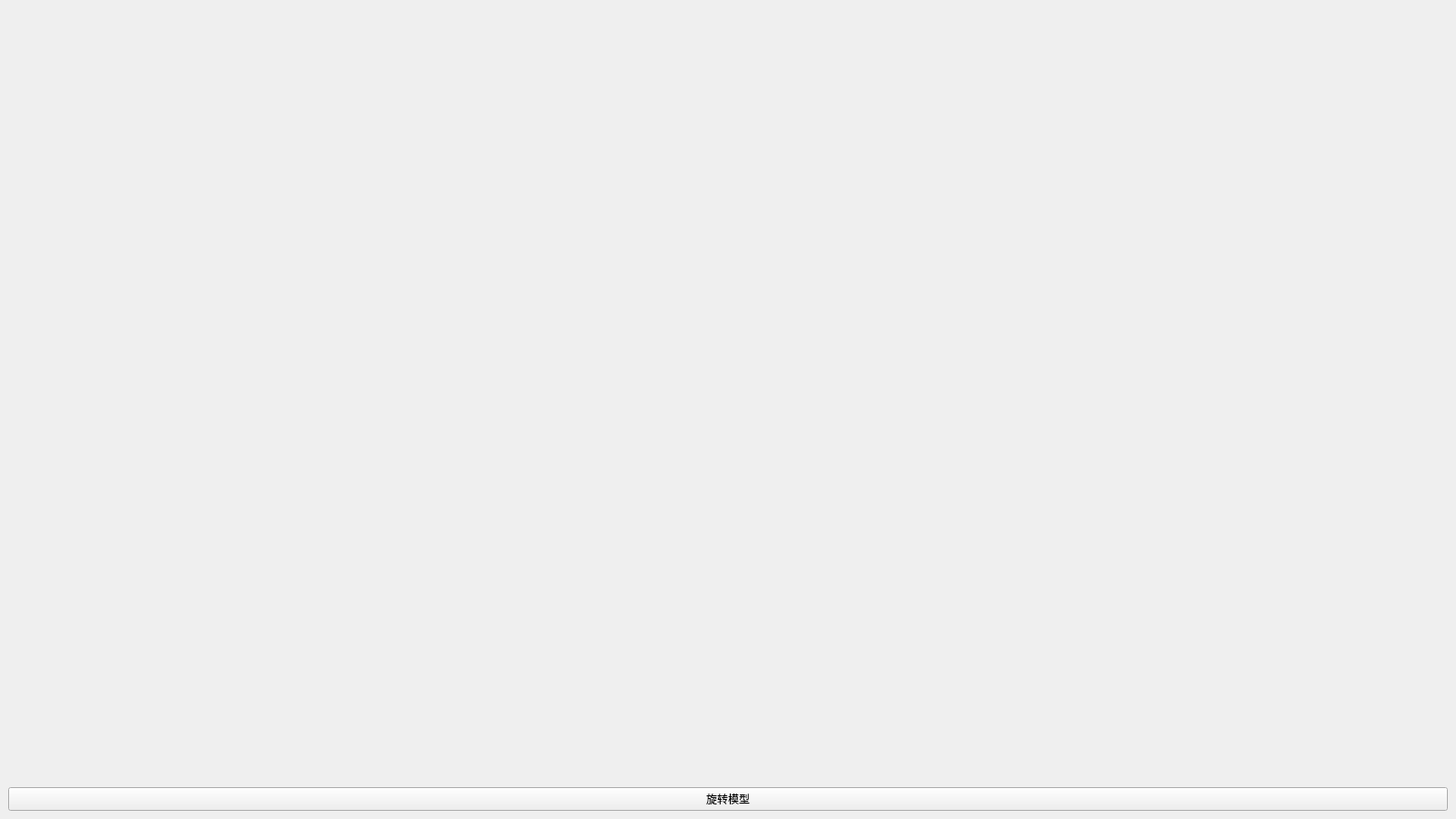
<?xml version="1.0" encoding="UTF-8"?>
<ui version="4.0">
  <class>MainWindow</class>
  <widget class="QMainWindow" name="MainWindow">
    <property name="geometry">
      <rect>
        <x>0</x>
        <y>0</y>
        <width>1600</width>
        <height>900</height>
      </rect>
    </property>
    <widget class="QWidget" name="centralwidget">
      <layout class="QVBoxLayout" name="verticalLayout">
        <item>
          <widget class="QWidget" name="vtkContainer" native="true"/>
        </item>
        <item>
          <widget class="QPushButton" name="btnRotate">
            <property name="text">
              <string>旋转模型</string>
            </property>
          </widget>
        </item>
      </layout>
    </widget>
  </widget>
  <resources/>
  <connections/>
</ui>
